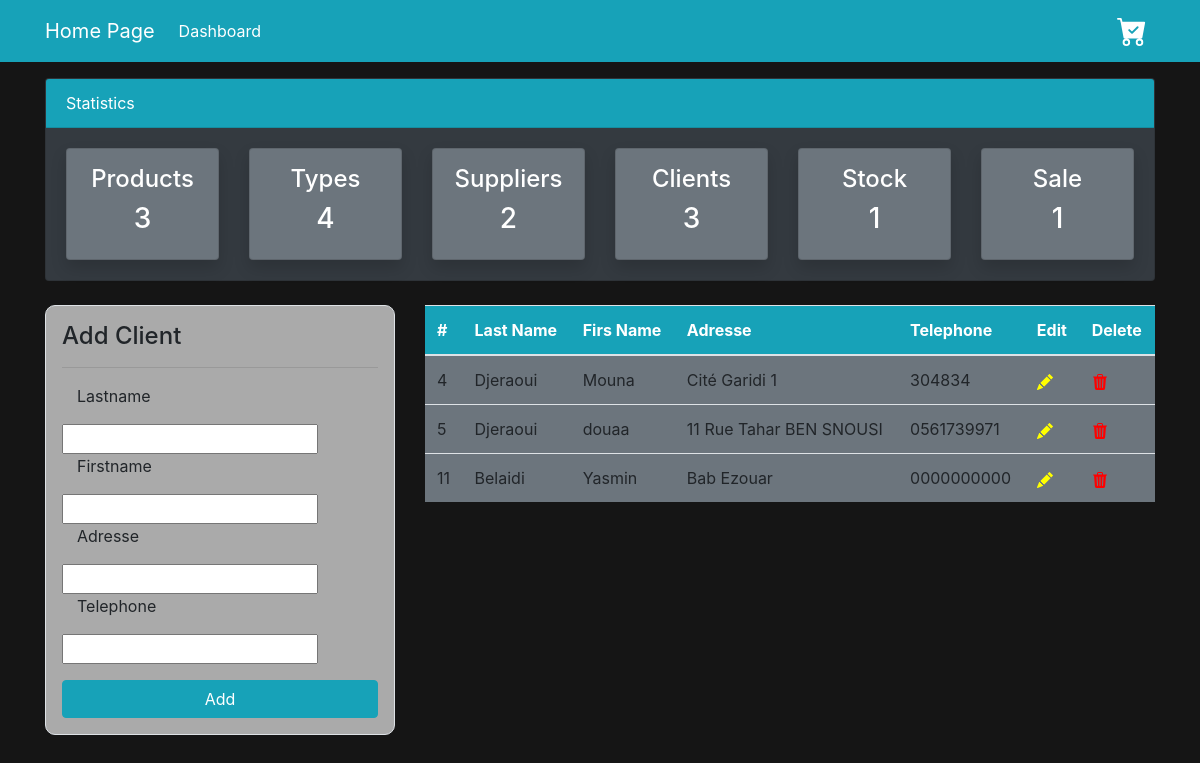
The app's page /list_Client/, older data.
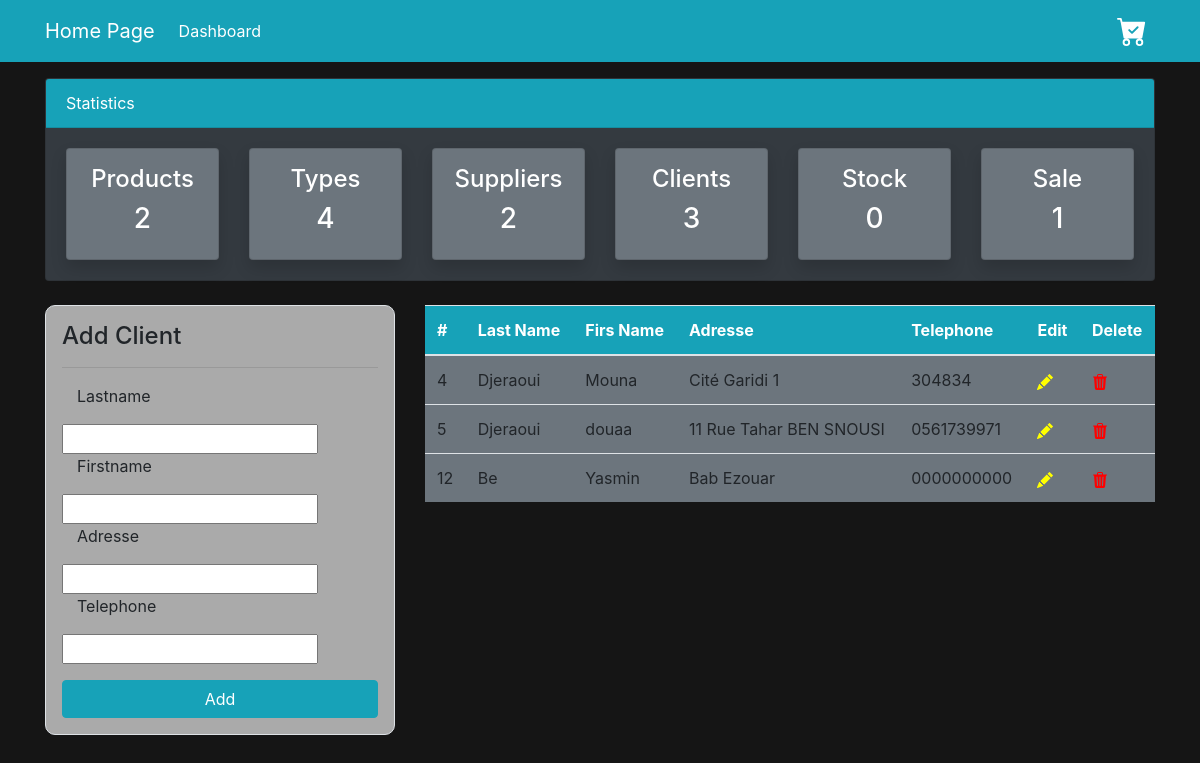
The same page, newer data.
### GestStockMagasin/models.py (models this page shows, shortened)
class Client (models.Model):
    CodeC = models.AutoField(primary_key= True)
    NomC = models.CharField(max_length=100,default="")
    PrenomC = models.CharField(max_length=100,default="")
    AdresseC = models.CharField(max_length=100,default="")
    TelephoneC = models.CharField(max_length=100,default="")

### GestStockMagasin/views.py (the view)
# urls.py: path('list_Client/',views.afficher_Client, name="dashboard-client"),
def afficher_Client(request):
    prods = Produit.objects.all()
    prod_count = prods.count()
    fours = Fournisseur.objects.all()
    fours_count = fours.count()
    types = TypeProduit.objects.all()
    type_count = types.count()
    item = VenteComptoir.objects.all()
    vente_count = item.count()
    users = User.objects.all()
    user_count = users.count()
    Clients = Client.objects.all()
    client_count = Clients.count()
    stock = Stock.objects.all()
    stock_count = stock.count()
    if request.method == 'POST':
        form = ClientForm(request.POST)
        if form.is_valid():
            form.save()
            C_name = form.cleaned_data.get('NomC')
            messages.success(request, f'{C_name} has been added')
            return redirect("dashboard-client")
    else:
        form = ClientForm()
    context = {
        'Clients': Clients,
        'form': form,
        'P_count':prod_count,
        'F_count':fours_count,
        'V_count':vente_count,
        'C_count':client_count,
        'U_count': user_count,
        'T_count':type_count,
        'S_count':stock_count,
    }
    return render(request, 'dashboard/Clients.html', context)

### GestStockMagasin/forms.py
class ClientForm(forms.ModelForm):
    class Meta:
        model = Client
        fields ='__all__'

### GestStockMagasin/templates/dashboard/Clients.html (shortened to what the changed rows need)
<!DOCTYPE html>
<html lang="en">
  <head>
    <link rel="stylesheet" href="GestStockMagasin/static/css/mystyle.css" />
    <link
      rel="stylesheet"
      href="https://cdn.jsdelivr.net/npm/bootstrap@4.6.2/dist/css/bootstrap.min.css"
    />
  </head>
  <body style="background-color: #151515">
    <div class="container">
      <div class="row mt-3">
        <div class="col-md-12">
          <div class="card bg-dark">
            <div class="card-body">
              <div class="row">
                <div class="col-md-2">
                  <a
                    class="text-decoration-none text-white"
                    href="{% url 'dashboard-produits' %}"
                  >
                    <div
                      class="card my-card shadow text-center p-3 bg-secondary"
                    >
                      <h4>Products </h4>
                      <h3>{{ P_count }}</h3>
                    </div>
                  </a>
                </div>
                <div class="col-md-2">
                  <a
                    class="text-decoration-none text-white"
                    href="{% url 'dashboard-stock' %}"
                  >
                    <div
                      class="card my-card shadow text-center p-3 bg-secondary"
                    >
                      <h4>Stock </h4>
                      <h3>{{ S_count }}</h3>
                    </div>
                  </a>
                </div>
              </div>
            </div>
          </div>
        </div>
      </div>
    </div>
    <div class="container">
      <div class="row my-4">
        <div class="col-md-8">
          <table class="table bg-secondary">
            <thead class="bg-info">
              <tr class="text-white">
                <th scope="col">#</th>
                <th scope="col">Last Name</th>
                <th scope="col">Firs Name</th>
                <th scope="col">Adresse</th>
                <th scope="col">Telephone</th>
                <th scope="col">Edit</th>
                <th scope="col">Delete</th>
              </tr>
            </thead>
            <tbody>
              {% for C in Clients %}
              <tr>
                <td class="text-black">{{ C.CodeC }}</td>
                <td class="text-black">{{ C.NomC }}</td>
                <td class="text-black">{{ C.PrenomC }}</td>
                <td class="text-black">{{ C.AdresseC }}</td>
                <td class="text-black">{{ C.TelephoneC }}</td>
                <td class="text-black">
                  <a href="{% url 'edit-client' C.CodeC %}">
                  </a>
                </td>
                <td class="text-black">
                  <a href="{% url 'delete-client' C.CodeC %}">
                  </a>
                </td>
              </tr>
              {% endfor %}
            </tbody>
          </table>
        </div>
      </div>
    </div>
  </body>
</html>

Row changes from the older to the newer data that the page shows:
removed Client: CodeC "11", NomC "Belaidi", PrenomC "Yasmin", AdresseC "Bab Ezouar", TelephoneC "0000000000"
added Client: CodeC "12", NomC "Be", PrenomC "Yasmin", AdresseC "Bab Ezouar", TelephoneC "0000000000"
Text that changed along with them:
{{ P_count }}: "3" → "2"
{{ S_count }}: "1" → "0"
